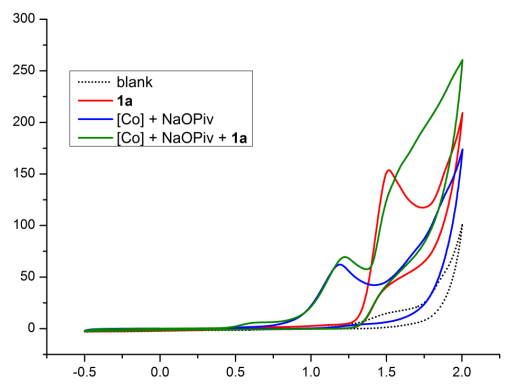
#> input picture raw_image_example/1.png, 512 x 386 px
$ jupyter execute --allow-errors individual_CV_extraction.ipynb
#> lines starting #> are read from the running program, lines starting #| are printed output that depends on the picture; after the words box and inside, x2 and y2 are one past the last pixel; in counts of white or black regions, pixels touching at a corner belong together
### image_processing_tool/single_cv_extraction.py
#!/usr/bin/env python3
# -*- coding: utf-8 -*-
"""
Created on Tue Sep 16 16:51:05 2025

@author: chenxinran
"""

from skimage import transform, img_as_ubyte
from PIL import Image, ImageEnhance
import numpy as np
import pytesseract

def x_axil_area (binary_image, gray_image):

    horizontal_distribution = np.sum(~binary_image, axis=1)
    max_index_x = np.argmax(horizontal_distribution)
    x_axil_area = gray_image[max_index_x:,:]

    return x_axil_area, max_index_x

def x_axil_OCR (x_axil_area):

    processed_image_x = img_as_ubyte(x_axil_area)
    pil_image_x = Image.fromarray(processed_image_x)
    width_x, height_x = pil_image_x.size
    new_width_x = int(width_x * 20)
    new_height_x = int(height_x * 20)
    pil_image_x = pil_image_x.resize((new_width_x, new_height_x), Image.BICUBIC)
    enhancer = ImageEnhance.Sharpness(pil_image_x)
    pil_image_x = enhancer.enhance(1.5)
    text_x = pytesseract.image_to_string(pil_image_x)
    text_x = text_x.split('\n')

    for n in range(len(text_x)):
        if text_x[n] != '':
            text_x[n] = text_x[n].replace(',', '.')
            x_axil_left_end = text_x[n]
            break

    for n in range(1, len(text_x)):
        n = n*(-1)
        if text_x[n] != '':
            text_x[n] = text_x[n].replace(',', '.')
            x_axil_right_end = text_x[n]
            break

    return x_axil_left_end, x_axil_right_end

# [91 lines left out: functions y_axil_area, y_axil_OCR, remove_legend, standarization, not called in this run]

### individual_CV_extraction.ipynb
[cell 1]
from skimage import io, color, filters
import matplotlib.pyplot as plt

from image_processing_tool.single_cv_extraction import x_axil_area, x_axil_OCR, y_axil_area, y_axil_OCR, remove_legend, standarization

[cell 2]
#Load raw image
image_path = './raw_image_example/1.png'
image = io.imread(image_path)
#> image is the input picture: shape (386, 512, 4); mean R, G, B, A 246.6, 246.4, 246.4, 255

[cell 3]
#Set mask according to the color of target individual CV profile
rgb_image = color.rgba2rgb(image)
hsv_image = color.rgb2hsv(rgb_image)
#> hsv_image: shape (386, 512, 3) float64; mean of channels 0, 1, 2 0.0205, 0.0224, 0.977
hue_channel = hsv_image[:, :, 0]
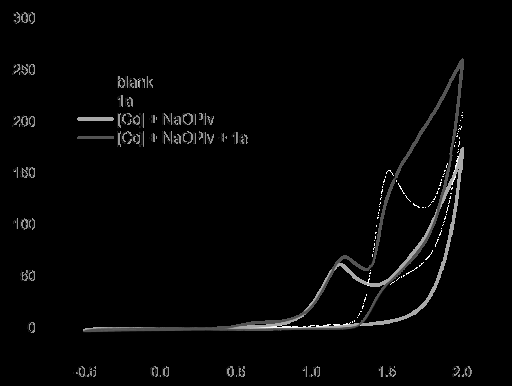
#> hue_channel: shape (386, 512) float64; min 0, max 0.999, mean 0.0205
sat_channel = hsv_image[:, :, 1]
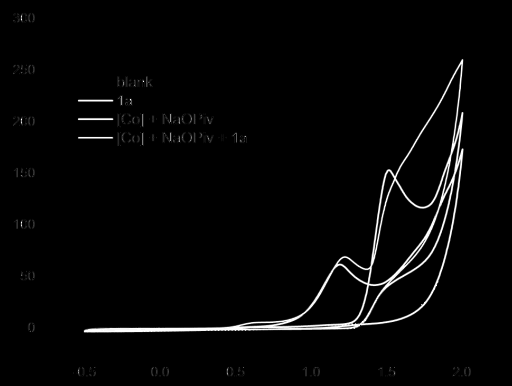
#> sat_channel: shape (386, 512) float64; min 0, max 1, mean 0.0224
value_channel = hsv_image[:, :, 2]
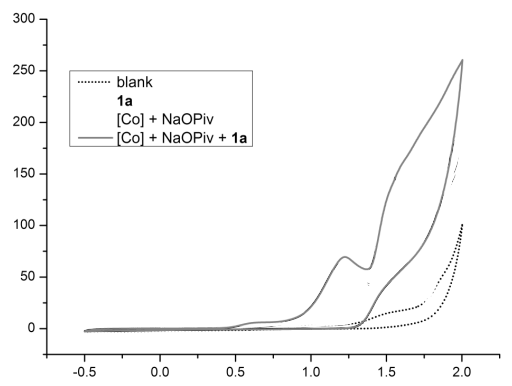
#> value_channel: shape (386, 512) float64; min 0, max 1, mean 0.977
mask = (hue_channel > 0.15) & (hue_channel < 0.45)#green is the reaction mixture CV profile in the example raw image
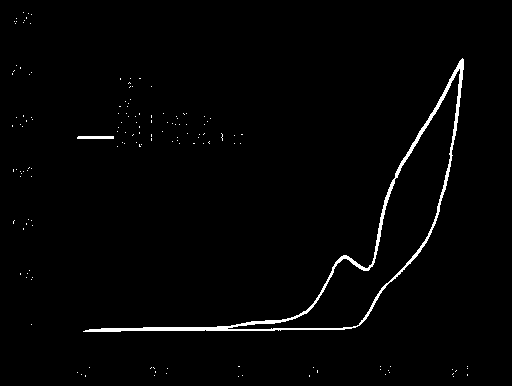
#> mask: shape (386, 512) bool; 1.6% white; 145 white regions (143 under 20 px), largest, box (x1, y1, x2, y2) and area: (83, 58, 464, 332) 2936, (77, 136, 114, 139) 110
target_curve = image.copy()
target_curve[~mask] = 0
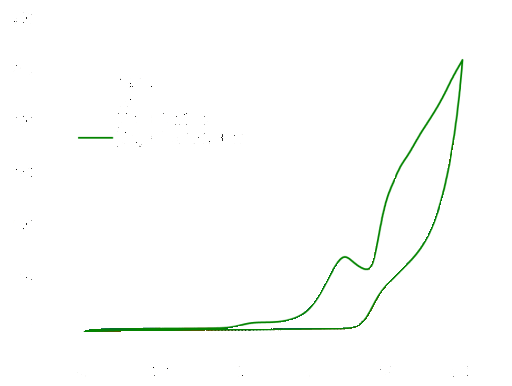
#> target_curve: shape (386, 512, 4); mean R, G, B, A 1.6, 2.8, 1.6, 4.2; transparent parts drawn white

[cell 4]
#Detect x and y axils location
gray_image = color.rgb2gray(rgb_image)
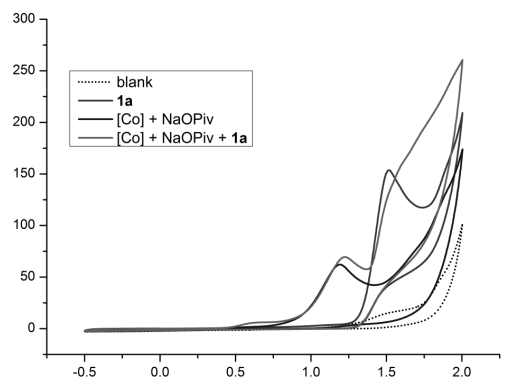
#> gray_image: shape (386, 512) float64; min 0, max 1, mean 0.966
thresh = filters.threshold_otsu(gray_image)
#> thresh = 0.674
binary_image = gray_image > thresh
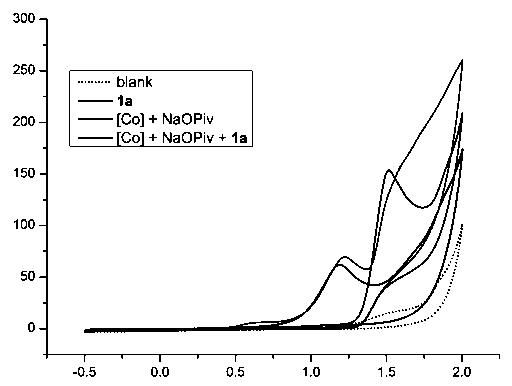
#> binary_image: shape (386, 512) bool; 95.5% white; black in thin lines or dots, all inside (x1, y1, x2, y2) = (13, 13, 500, 377)

x_axil_area, max_index_x = x_axil_area(binary_image, gray_image)
#> in x_axil_area, `horizontal_distribution = np.sum(~binary_image, axis=1)`: horizontal_distribution = 386 values, max 457 at index 354, min 0 at index 0, mean 23.08
#> in x_axil_area, `max_index_x = np.argmax(horizontal_distribution)`: max_index_x = 354
#> in x_axil_area, `x_axil_area = gray_image[max_index_x:,:]`:
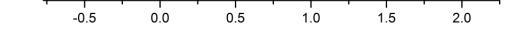
#> x_axil_area: shape (32, 512) float64; min 0, max 1, mean 0.946
#> max_index_x = 354
#> (the rest of this cell did not finish here and is left out)

#> in x_axil_OCR, `pil_image_x = pil_image_x.resize((new_width_x, new_height_x), Image.BI..`:
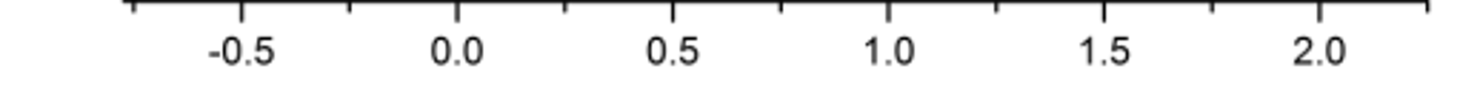
#> pil_image_x: PIL image 10240x640 L (shown at 1/7 size); min 0, max 255, mean 241.1

y_axil_area, max_index_y = y_axil_area(binary_image, gray_image)
y_axil_up_end, y_axil_down_end = y_axil_OCR(y_axil_area)
